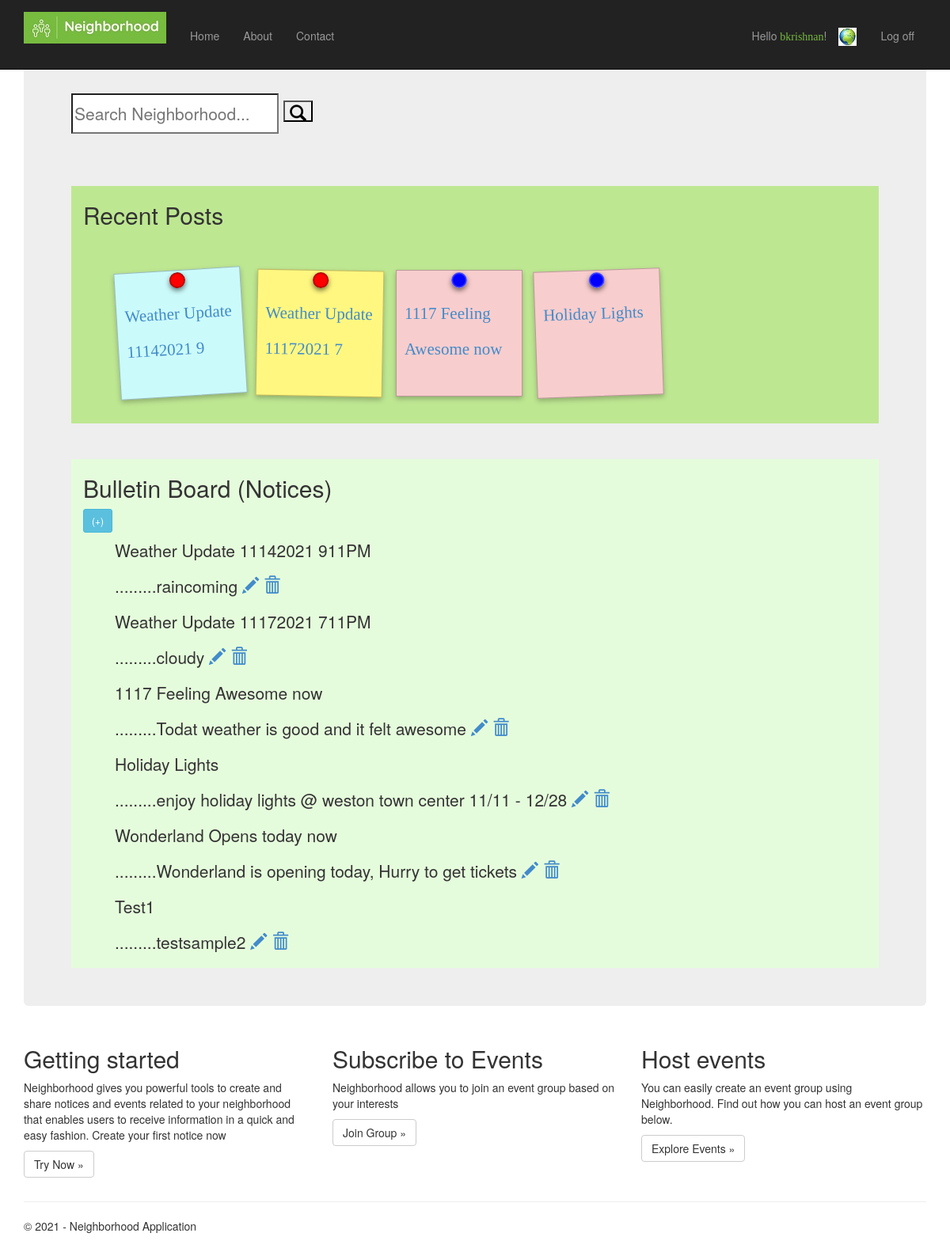
The app's page / (signed in) with its own data.
### app/models.py (models this page shows, shortened)
class Notice(models.Model):
    noticeID = models.AutoField(primary_key=True)
    heading= models.CharField(max_length=200)
    content= models.CharField(max_length=1000)

### app/views.py (the view, shortened to what this page needs)
# urls.py: path('', views.home, name='home'),
def home(request):
    assert isinstance(request, HttpRequest)
    noticedata = Notice.objects.all()
    query = request.GET.get('q')
    if(query and len(query) > 0):
        noticedata=Notice.objects.filter(heading__icontains=query)
    return render(
        request,
        'app/index.html',
        {
            'title':'Home Page',
            'year':datetime.now().year,
            'noticedata':noticedata
        }
    )

### app/templates/app/index.html (shortened to what this page needs)
{% extends "app/layout.html" %}
{% block content %}
<div class="jumbotron">
    <form action="{% url 'home' %}" method="get">
        <input name="q" type="text" placeholder="Search Neighborhood...">
        <button class="glyphicon glyphicon-search" type="submit"></button>
    </form>
    <br/>
    <div class="container" style="height: 300px; background-color: #bee792">
        <table style="border: 1px solid lightgreen">
            <h2>Recent Posts</h2>
            {% if noticedata %}
            <div id='frame'>
                {% for notice in noticedata|slice:"0:4" %}
                <a class="note sticky{{forloop.counter}}">
                    <div class='pin'></div>
                    <div class='text' data-toggle="tooltip" title={{ notice.heading }}>{{ notice.heading|slice:"0:25" }}</div>
                </a>
                {% endfor %}
            </div>
            {% else %}
            <p>No notices are available.</p>
            {% endif %}
        </table>
    </div>
    <br/>
    <div class="container" style="background-color: #E5FCDC" >
        <h2>Bulletin Board (Notices)</h2> <a class="btn btn-sm btn-info" href="/createnotice/" data-toggle="tooltip" title="post notice">(+)</a>
        {% if noticedata %}
        <ul>
            {% for notice in noticedata %}
            <div>
                <td>{{ notice.heading }}</td>
                        <td style="width: 500px">.........{{ notice.content }}</td>
                        <td><a class="glyphicon glyphicon-pencil" href="{% url 'updatenotice' notice.noticeID  %}"></a></td>
                        <td><a class="glyphicon glyphicon-trash" href="{% url 'deletenotice' notice.noticeID  %}"></a></td>
                <br/>
            </div>
            {% endfor %}
        </ul>
        {% else %}
        <p>No notices are available.</p>
        {% endif %}
</div>
</div>
<div class="row">
    <div class="col-md-4">
        <h2>Getting started</h2>
        <p>
            Neighborhood gives you powerful tools to create and share notices and events related to your neighborhood that
            enables users to receive information in a quick and easy fashion. Create your first notice now
        </p>
        <p><a class="btn btn-default" href="/createnotice/">Try Now &raquo;</a></p>
    </div>
    <div class="col-md-4">
        <h2>Subscribe to Events</h2>
        <p>Neighborhood allows you to join an event group based on your interests</p>
        <p><a class="btn btn-default" href="/createnotice/">Join Group &raquo;</a></p>
    </div>
    <div class="col-md-4">
        <h2>Host events</h2>
        <p>You can easily create an event group using Neighborhood. Find out how you can host an event group below.</p>
        <p><a class="btn btn-default" href="/createnotice/">Explore Events &raquo;</a></p>
    </div>
</div>
{% endblock %}

### app/templates/app/layout.html (shortened to what this page needs)
﻿<!DOCTYPE html>
<html>
<head>
    {% load static %}
    <link rel="stylesheet" type="text/css" href="{% static 'app/content/bootstrap.min.css' %}" />
    <link rel="stylesheet" type="text/css" href="{% static 'app/content/site.css' %}" />
</head>
<body>
    <div class="navbar navbar-inverse navbar-fixed-top">
        <div class="container">
            <div class="navbar-header" >
                <a href="/" class="navbar-brand">
                    {% load static %}
                    <img src={% static "images/nhicon.jpg" %}  alt="Neighborhood" >
                </a>
            </div>
            <div>
                <br/>
            </div>
            <div class="navbar-collapse collapse">
                <ul class="nav navbar-nav">
                    <li><a href="{% url 'home' %}">Home</a></li>
                    <li><a href="{% url 'about' %}">About</a></li>
                    <li><a href="{% url 'contact' %}">Contact</a></li>
                </ul>
                {% include 'app/loginpartial.html' %}
            </div>
        </div>
    </div>
    <div class="container body-content">
{% block content %}{% endblock %}
        <hr/>
        <footer>
            <p>&copy; {{ year }} - Neighborhood Application</p>
        </footer>
    </div>
</body>
</html>

### app/templates/app/loginpartial.html (shortened to what this page needs)
{% if user.is_authenticated %}
<form id="logoutForm" action="/logout/" method="post" class="navbar-right">
    <ul class="nav navbar-nav navbar-right">
        <li> <a href="/admin/" enabled={{user.Is_staff}}>Hello <span style="font-family: verdana; color: #77ba40">{{ user.username }}</span>!</a>
        </li>
        <a href="/" class="navbar-brand">
            {% load static %}
            <img src={% static "images/earth.jpg" %}  alt="R" data-toggle="tooltip" title="set radius">
        </a>
        <li><a href="javascript:document.getElementById('logoutForm').submit()">Log off</a></li>
    </ul>
</form>
{% else %}
<ul class="nav navbar-nav navbar-right">
    <li><a href="{% url 'login' %}">Log in</a></li>
</ul>
{% endif %}

### app/static/app/content/site.css (style rules this page uses)
body { padding-top: 50px; padding-bottom: 20px; }
.body-content { padding-left: 15px; padding-right: 15px; }
input, select, textarea { max-width: 280px; }
div#frame { background: url(images\cork_board.gif) no-repeat; width: 800px; height: 600px; padding-top: 35px; padding-left: 35px; }
div#frame a.note { -transition: all .2s ease-in-out; -moz-transition: all .2s ease-in-out; -webkit-transition: all .2s ease-in-out; cursor: pointer; display: block; }
.note { width: 160px; height: 160px; box-shadow: 0 3px 6px rgba(0,0,0,.25); -webkit-box-shadow: 0 3px 6px rgba(0,0,0,.25); -moz-box-shadow: 0 3px 6px rgba(0,0,0,.25); float: left; margin: 8px; border: 1px solid rgba(0,0,0,.25); }
.sticky1 { transform: rotate(-3.5deg); -webkit-transform: rotate(-3.5deg); -moz-transform: rotate(-3.5deg); background-color: #CBFAFA; }
.sticky2 { transform: rotate(1deg); -webkit-transform: rotate(1deg); -moz-transform: rotate(1deg); background-color: #FFF780; }
.sticky3 { transform: rotate(0deg); -webkit-transform: rotate(0deg); -moz-transform: rotate(0deg); background-color: #F8CDCD; }
.sticky4 { transform: rotate(-2deg); -webkit-transform: rotate(-2deg); -moz-transform: rotate(-2deg); background-color: #F8CDCD; }
.pin { border-radius: 50%; width: 20px; height: 20px; -webkit-box-shadow: 0 3px 6px rgba(0,0,0,.55); -moz-box-shadow: 0 3px 6px rgba(0,0,0,.55); box-shadow: 0 3px 6px rgba(0,0,0,.55); margin: 0 auto; margin-top: 2px; }
div#frame a:nth-child(1n) .pin { background-image: -moz-radial-gradient(35px 35px 35deg, circle cover, red 50%, black 100%); background-image: -webkit-radial-gradient(35px 35px, circle cover, red, black); background-image: radial-gradient(red 50%, black 100%); }
div#frame a:nth-child(3n) .pin { background-image: -moz-radial-gradient(45px 45px 45deg, circle cover, yellow 50%, black 100%); background-image: -webkit-radial-gradient(45px 45px, circle cover, yellow, black); background-image: radial-gradient(yellow 50%, black 100%); }
div#frame a:nth-child(5n+3) .pin, div#frame a:last-child .pin { background-image: -moz-radial-gradient(45px 45px 45deg, circle cover, blue 50%, white 100%); background-image: -webkit-radial-gradient(45px 45px, circle cover, blue, white); background-image: radial-gradient(blue 50%, white 100%); }
.text { margin: 10px; font-family: 'The Girl Next Door', cursive; }

### records on screen
Notice: heading "Weather Update 11142021 9", heading "Weather Update 11142021 911PM", content "raincoming"
Notice: heading "Weather Update 11172021 7", heading "Weather Update 11172021 711PM", content "cloudy"
Notice: heading "1117 Feeling Awesome now", content "Todat weather is good and it felt awesome"
Notice: heading "Holiday Lights", content "enjoy holiday lights @ weston town center 11/11 - 12/28"
Notice: heading "Wonderland Opens today now", content "Wonderland is opening today, Hurry to get tickets"
Notice: heading "Test1", content "testsample2"

### other values on screen
{{ user.username }} "bkrishnan"
